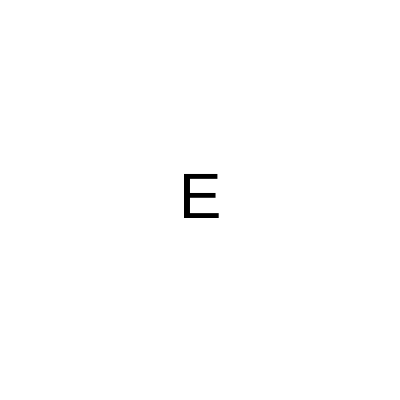
Frame 1 (no input)
Frame 60 (no input): identical to frame 1, image omitted
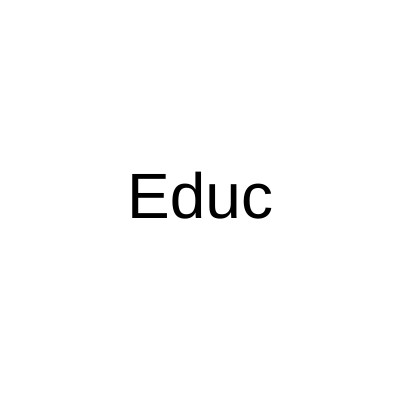
Frame 120 (the mouse pressed at the canvas centre since frame 60)

The p5.js sketch that drew these frames (run headless with seeded random() and noise() and a simulated clock; from frame 60 on, the mouse is pressed at the canvas centre):

// p5.js sketch
// ── sketch.js
let palavra;
function setup() {
  createCanvas(400, 400);   
  let palavras=["Respeito","Obediencia","Educaçao"];
  palavra= random (palavras);
  

  
}
 function inicializaCores (){
  
    background("white"); 
  textSize(64)
  fill("black")

  textAlign(CENTER,CENTER)
   
   
 }
function draw() {
  inicializaCores();
  
  
  
  
let maximo=width;
  let minimo=0;
  let quantidade=map(mouseX,0,width,1,palavra.length);
  let parcial= palavra.substring(0,quantidade);
  text(parcial,200,200)
  
   //if(mouseX<50) {
     //let palavra="R";
   //  text(palavra,200,200);
     
   //}else{
     //let palavra="respeito"
    // text(palavra,200,200);
     
     
     
     
   //}
}
